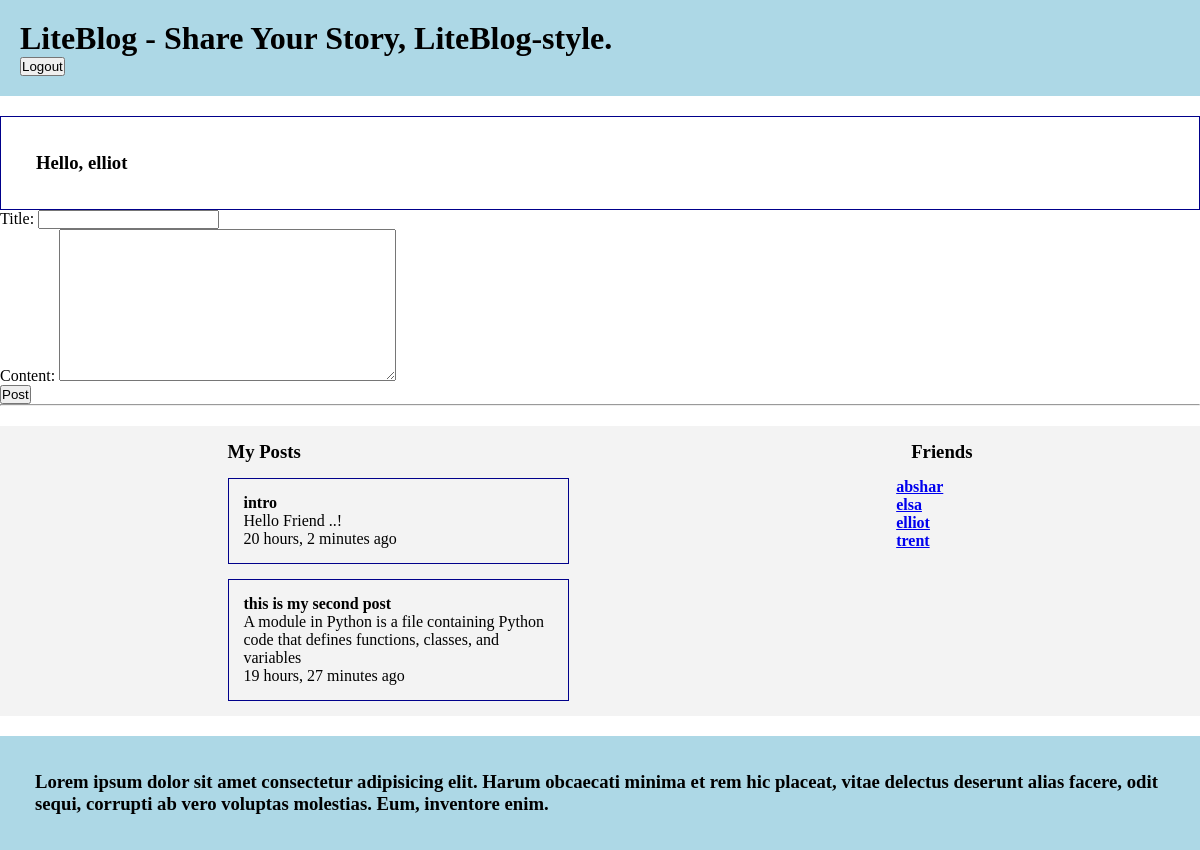
/ (signed in), run on the app's committed database.
### blog_user/models.py (models this page shows, shortened)
class Post(models.Model):
    author = models.ForeignKey(User, on_delete=models.CASCADE)
    title = models.CharField(max_length=200,null=True)
    content = models.TextField(blank=True,null=True)
    created_at = models.DateTimeField(auto_now_add=True,blank=True,null=True)

class Profile(models.Model):
    user = models.OneToOneField(User, on_delete=models.CASCADE)
    username = models.CharField(max_length=50,blank=True,null=True)
    email = models.EmailField(max_length=50,blank=True,null=True)
    bio = models.TextField(max_length=200, blank=True,null=True)
    location = models.CharField(max_length=100,blank=True,null=True)

### blog_user/views.py (the view)
# urls.py: path('',views.home,name='home'),
@login_required(login_url='login')
def home(request):
    form = PostForm
    if request.method == 'POST':
        form = PostForm(request.POST)
        if form.is_valid():
            post = form.save(commit=False) #add user to profile model
            post.author = request.user
            post.save()
    user_posts = Post.objects.filter(author=request.user)
    all_users = Profile.objects.all()
    context = {'form':form,'posts':user_posts,'all_users':all_users}
    return render(request,'blog_user/home.html',context)

### blog_user/templates/blog_user/home.html (shortened to what this page needs)
{% extends 'blog_user/base.html' %}
{% block content %}
<div class="content">
    <h3>Hello, {{request.user}}</h3>
</div>
<div class="add-post">
    <form method="post">
        {{form.as_p}}
        <button type="submit">Post</button>
    </form>
</div>
<hr>
<div class="container">
    <div>
        <h3>My Posts</h3>
        {% for post in posts %}
            <div class="posts">
                <h4>{{ post.title }}</h4>
                <p>{{ post.content }}</p>
                <p>{{ post.created_at | timesince }} ago</p>
            </div>
        {% endfor %}
    </div>
    <div>
        <h3>Friends</h3>
        {% for friend in all_users %}
            <h4><a href="{% url 'friend' friend.id %}">{{friend.username}}</a></h4>
        {% endfor %}
    </div>
</div>
{% endblock %}

### blog_user/templates/blog_user/base.html (shortened to what this page needs)
<!DOCTYPE html>
<html lang="en">
<head>
</head>
<body>
    <div style="background-color: lightblue; padding: 20px; margin-bottom: 20px;">
        <h1>LiteBlog - Share Your Story, LiteBlog-style.</h1>
        <a href="{% url 'logout' %}"><button>Logout</button></a>
    </div>
    {% block content %}
    {% endblock %}
    <div style="background-color: lightblue; padding: 20px; margin-top: 20px;">
        <h3>Lorem ipsum dolor sit amet consectetur adipisicing elit. Harum obcaecati minima et rem hic placeat, vitae delectus deserunt alias facere, odit sequi, corrupti ab vero voluptas molestias. Eum, inventore enim.</h3>
    </div>
</body>
</html>

### blog_user/templates/blog_user/base.html (style rules this page uses)
* { margin: 0; padding: 0; box-sizing: border-box; }

### blog_user/templates/blog_user/home.html (style rules this page uses)
.content { padding: 20px; border: 1px solid darkblue; }
.posts { border: 1px solid darkblue; padding: 15px; width: 50%; margin: 15px; }
.container { display: flex; justify-content: center; margin-top: 20px; background-color: rgb(243, 243, 243); }
h3 { margin: 15px; }

### data on the page
Post: title "intro", content "Hello Friend ..!", created_at "20 hours, 2 minutes"
Post: title "this is my second post", content "A module in Python is a file containing Python code that defines functions, classes, and variables", created_at "19 hours, 27 minutes"
Profile: username "abshar"
Profile: username "elsa"
Profile: username "elliot"
Profile: username "trent"

### other printed values
{{ request.user }} "elliot"
